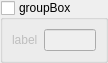
<?xml version="1.0" encoding="UTF-8"?>
<ui version="4.0">
 <class>FixedValueWidget</class>
 <widget class="QWidget" name="FixedValueWidget">
  <property name="geometry">
   <rect>
    <x>0</x>
    <y>0</y>
    <width>108</width>
    <height>58</height>
   </rect>
  </property>
  <property name="windowTitle">
   <string>Form</string>
  </property>
  <layout class="QVBoxLayout" name="verticalLayout">
   <property name="leftMargin">
    <number>0</number>
   </property>
   <property name="topMargin">
    <number>0</number>
   </property>
   <property name="rightMargin">
    <number>0</number>
   </property>
   <property name="bottomMargin">
    <number>0</number>
   </property>
   <item>
    <widget class="QGroupBox" name="groupBox">
     <property name="title">
      <string>groupBox</string>
     </property>
     <property name="checkable">
      <bool>true</bool>
     </property>
     <property name="checked">
      <bool>false</bool>
     </property>
     <layout class="QHBoxLayout" name="horizontalLayout">
      <item>
       <widget class="QLabel" name="label">
        <property name="text">
         <string>label</string>
        </property>
       </widget>
      </item>
      <item>
       <widget class="QLineEdit" name="value"/>
      </item>
     </layout>
    </widget>
   </item>
  </layout>
 </widget>
 <resources/>
 <connections/>
</ui>
